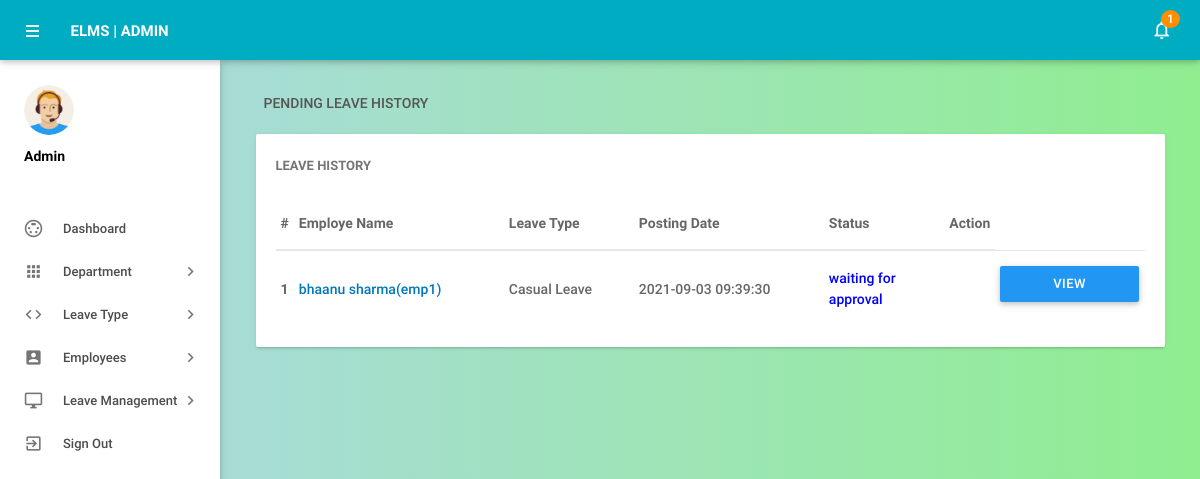
The app's page /admin/pending-leavehistory.php (signed in) with its own data.
### tables this page shows
CREATE TABLE `tblleaves` (
  `id` int(11) NOT NULL,
  `LeaveType` varchar(110) NOT NULL,
  `ToDate` varchar(120) NOT NULL,
  `FromDate` varchar(120) NOT NULL,
  `Description` mediumtext NOT NULL,
  `PostingDate` timestamp NOT NULL DEFAULT current_timestamp(),
  `AdminRemark` mediumtext DEFAULT NULL,
  `AdminRemarkDate` varchar(120) DEFAULT NULL,
  `Status` int(1) NOT NULL,
  `IsRead` int(1) NOT NULL,
  `empid` int(11) DEFAULT NULL
);

CREATE TABLE `tblemployees` (
  `id` int(11) NOT NULL,
  `EmpId` varchar(100) NOT NULL,
  `FirstName` varchar(150) NOT NULL,
  `LastName` varchar(150) NOT NULL,
  `EmailId` varchar(200) NOT NULL,
  `Password` varchar(180) NOT NULL,
  `Gender` varchar(100) NOT NULL,
  `Dob` varchar(100) NOT NULL,
  `Department` varchar(255) NOT NULL,
  `Address` varchar(255) NOT NULL,
  `City` varchar(200) NOT NULL,
  `Country` varchar(150) NOT NULL,
  `Phonenumber` char(11) NOT NULL,
  `Status` int(1) NOT NULL,
  `RegDate` timestamp NOT NULL DEFAULT current_timestamp()
);

### admin/pending-leavehistory.php (the view, shortened to what this page needs)
<?php
include('includes/config.php');
if(strlen($_SESSION['alogin'])==0)
    {
header('location:index.php');
}
else{
 ?>
<!DOCTYPE html>
<html lang="en">
    <head>
        <link type="text/css" rel="stylesheet" href="../assets/plugins/materialize/css/materialize.min.css"/>
        <link href="../assets/plugins/material-preloader/css/materialPreloader.min.css" rel="stylesheet">
        <link href="../assets/plugins/datatables/css/jquery.dataTables.min.css" rel="stylesheet">
                <link href="../assets/plugins/google-code-prettify/prettify.css" rel="stylesheet" type="text/css"/>
        <link href="../assets/css/alpha.min.css" rel="stylesheet" type="text/css"/>
        <link href="../assets/css/custom.css" rel="stylesheet" type="text/css"/>
        <link href="../assets/css/alpha.css" rel="stylesheet" type="text/css"/>
    </head>
    <body>
       <?php include('includes/header.php');?>
       <?php include('includes/sidebar.php');?>
            <main class="mn-inner">
                <div class="row">
                    <div class="col s12">
                        <div class="page-title">Pending Leave History</div>
                    </div>
                    <div class="col s12 m12 l12">
                        <div class="card">
                            <div class="card-content">
                                <span class="card-title">Leave History</span>
                                <table id="example" class="display responsive-table ">
                                    <thead>
                                        <tr>
                                            <th>#</th>
                                            <th width="200">Employe Name</th>
                                            <th width="120">Leave Type</th>
                                             <th width="180">Posting Date</th>
                                            <th>Status</th>
                                            <th align="center">Action</th>
                                        </tr>
                                    </thead>
                                    <tbody>
<?php
$status=0;
$sql = "SELECT tblleaves.id as lid,tblemployees.FirstName,tblemployees.LastName,tblemployees.EmpId,tblemployees.id,tblleaves.LeaveType,tblleaves.PostingDate,tblleaves.Status from tblleaves join tblemployees on tblleaves.empid=tblemployees.id where tblleaves.Status=:status order by lid desc";
$query = $dbh -> prepare($sql);
$query->bindParam(':status',$status,PDO::PARAM_STR);
$query->execute();
$results=$query->fetchAll(PDO::FETCH_OBJ);
$cnt=1;
if($query->rowCount() > 0)
{
foreach($results as $result)
{
      ?>
                                        <tr>
                                            <td> <b><?php echo htmlentities($cnt);?></b></td>
                                              <td><a href="editemployee.php?empid=<?php echo htmlentities($result->id);?>" target="_blank"><?php echo htmlentities($result->FirstName." ".$result->LastName);?>(<?php echo htmlentities($result->EmpId);?>)</a></td>
                                            <td><?php echo htmlentities($result->LeaveType);?></td>
                                            <td><?php echo htmlentities($result->PostingDate);?></td>
                                                                       <td><?php $stats=$result->Status;
if($stats==1){
                                             ?>
                                                 <span style="color: green">Approved</span>
                                                 <?php } if($stats==2)  { ?>
                                                <span style="color: red">Not Approved</span>
                                                 <?php } if($stats==0)  { ?>
 <span style="color: blue">waiting for approval</span>
 <?php } ?>
                                             </td>
          <td>
           <td><a href="leave-details.php?leaveid=<?php echo htmlentities($result->lid);?>" class="waves-effect waves-light btn blue m-b-xs"  > View Details</a></td>
                                    </tr>
                                         <?php $cnt++;} }?>
                                    </tbody>
                                </table>
                            </div>
                        </div>
                    </div>
                </div>
            </main>
        </div>
        <div class="left-sidebar-hover"></div>
    </body>
</html>
<?php } ?>

### assets/css/alpha.css (style rules this page uses)
html, body, .mn-content { font-size: 14px; height: 100%; width: 100%; background-image: linear-gradient(to right, lightblue, lightgreen); }
html { font-weight: 500; color: rgba(0,0,0,0.6); }
body { background-image: linear-gradient(to right, lightblue, lightgreen); overflow-y: auto!important; overflow-x: hidden; }
a { color: #0277bb; }
.btn, .btn-flat { font-weight: 500; font-size: 13px; }
@media (min-width: 993px) { .mn-content.fixed-sidebar .mn-inner { padding-left: 245px; width: 100%; } }
.m-b-xs { margin-bottom: 10px; }
.page-title { float: left; margin: 0 8px 5px 8px; color: #555; line-height: 37px; text-transform: uppercase; }
.left-sidebar-hover { position: fixed; background: transparent; width: 13.25px; left: 0; top: 0; bottom: 0; }
.mn-inner { padding: 25px 25px 9.5px 25px; min-height: calc(100% - 181px); }
.card, .card-panel { box-shadow: 0 2px 2px 0 rgba(0, 0, 0, 0.05), 0 3px 1px -2px rgba(0, 0, 0, 0.08), 0 1px 5px 0 rgba(0, 0, 0, 0.08); position: relative; }
.card > .card-content > .card-title, .card-panel > .card-content > .card-title, .card > .card-reveal > .card-title { line-height: 24px; font-size: 13px; font-weight: bold; display: block; margin-bottom: 20px; text-transform: uppercase; color: rgba(0,0,0,0.54); }
.dataTable, .dataTable th, .dataTable td { border-radius: 0; }
.dataTable th, .dataTable td { padding: 15px 5px!important; display: table-cell; text-align: left; vertical-align: middle; background: none; }
table.dataTable thead th, table.dataTable thead td { padding: 15px 5px!important; border-bottom: 1px solid #E6E6E6; }
.dataTable.display tr, .dataTable.hover tr { background-color: transparent!important; border-bottom: 1px solid #E6E6E6; }
table.dataTable.row-border tbody th, table.dataTable.row-border tbody td, table.dataTable.display tbody th, table.dataTable.display tbody td { border-top: 1px solid #E6E6E6; }
table.dataTable.row-border tbody tr:first-child th, table.dataTable.row-border tbody tr:first-child td, table.dataTable.display tbody tr:first-child th, table.dataTable.display tbody tr:first-child td { border-top: 1px solid #E6E6E6; }

### records on screen
tblleaves: tblemployees.FirstName+LastName "bhaanu sharma", tblemployees.EmpId "emp1", LeaveType "Casual Leave", PostingDate "2021-09-03 09:39:30", Status "waiting for approval"

### other values on screen
$unreadcount "1"
